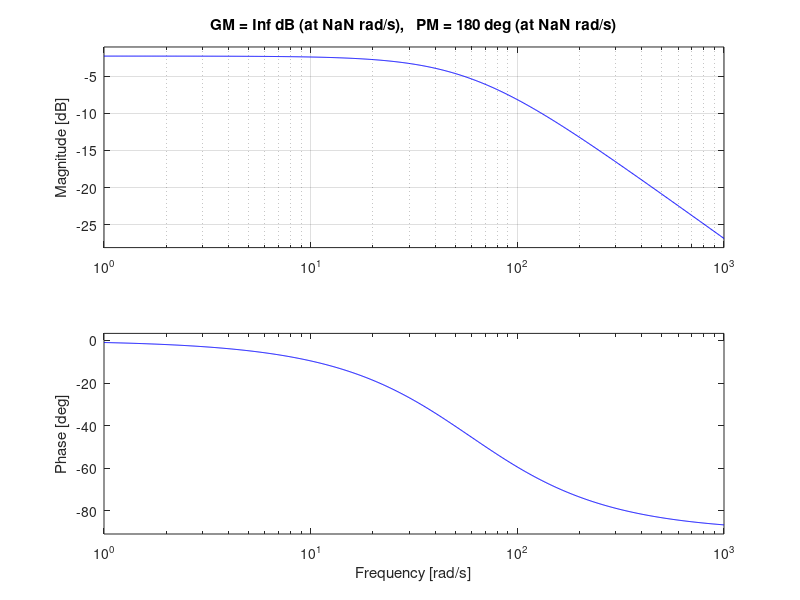

Source code (MATLAB): (Note: this script raises an error after producing the figure.)
%% Model Parameter
clear all; 
close all;

%motor
R = 1.3;%resistance 
L = 0.0220; %inductance 
Ke = -1.0000e+05; %electric stiffness and torque constant

s = tf('s');

%carts and load
M = 1.35;

%spring
Ch = 9; %spring damping
Cm = 6; 
Cl = 8;

Kh = 625; %Stiffness high
Km = 281; %Stiffness Med
Kl = 162; %Stifness low

motor = tf(1, [L R]);
cart = tf(Ke,[M,Ch,Kh]);

figure; margin(motor); grid;

%% position loop design
close all; set(cstprefs.tbxprefs,'FrequencyUnits','Hz');

plant = motor*cart;
figure; margin(plant); grid;
w_motor = damp(motor)/2/pi
w_cart = damp(cart)/2/pi
disp(pole(plant))

%% position loop design
zero1 = -3.5+22i;
zero2 = -3.5-22i;
pole1 = -100;
gain = -0.02; 
controller = zpk([zero1 zero2],...
                 [0 pole1], gain)

plant_ol = controller*plant
plant_cl = feedback(plant_ol,1);

%figure; pzmap(plant_ol); grid;
poles_cl = pole(plant_cl)
%figure; pzmap(plant_cl); grid;

figure;     margin(plant); grid;
hold on;    margin(plant_ol);  legend('real','shaped');

figure; bodeplot(plant_cl); grid;
hold on; bodeplot(feedback(controller,plant)); 
legend('T','K');


